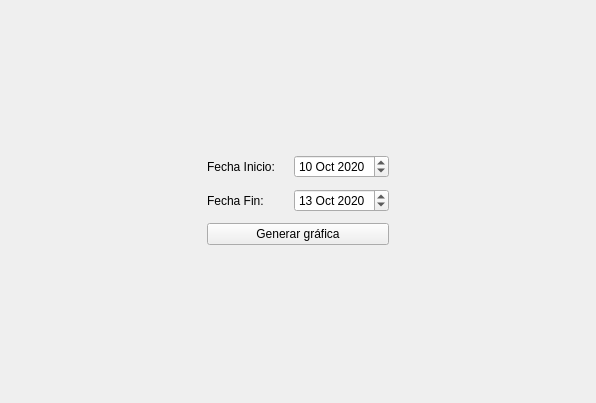
<?xml version="1.0" encoding="UTF-8"?>
<ui version="4.0">
 <class>graph_clientes</class>
 <widget class="QWidget" name="graph_clientes">
  <property name="geometry">
   <rect>
    <x>0</x>
    <y>0</y>
    <width>596</width>
    <height>403</height>
   </rect>
  </property>
  <property name="windowTitle">
   <string>Form</string>
  </property>
  <layout class="QGridLayout" name="gridLayout">
   <item row="0" column="0">
    <layout class="QGridLayout" name="layout">
     <item row="0" column="0">
      <widget class="QWidget" name="" native="true">
       <property name="minimumSize">
        <size>
         <width>0</width>
         <height>120</height>
        </size>
       </property>
       <property name="maximumSize">
        <size>
         <width>200</width>
         <height>120</height>
        </size>
       </property>
       <layout class="QGridLayout" name="inputs">
        <item row="0" column="1">
         <widget class="QDateEdit" name="fechaInicio">
          <property name="date">
           <date>
            <year>2020</year>
            <month>10</month>
            <day>10</day>
           </date>
          </property>
         </widget>
        </item>
        <item row="1" column="0">
         <widget class="QLabel" name="label_2">
          <property name="text">
           <string>Fecha Fin:</string>
          </property>
         </widget>
        </item>
        <item row="0" column="0">
         <widget class="QLabel" name="label">
          <property name="text">
           <string>Fecha Inicio:</string>
          </property>
         </widget>
        </item>
        <item row="1" column="1">
         <widget class="QDateEdit" name="fechaFin">
          <property name="date">
           <date>
            <year>2020</year>
            <month>10</month>
            <day>13</day>
           </date>
          </property>
         </widget>
        </item>
        <item row="2" column="0" colspan="2">
         <widget class="QPushButton" name="btn">
          <property name="text">
           <string>Generar gráfica</string>
          </property>
         </widget>
        </item>
       </layout>
      </widget>
     </item>
    </layout>
   </item>
  </layout>
 </widget>
 <resources/>
 <connections/>
</ui>
